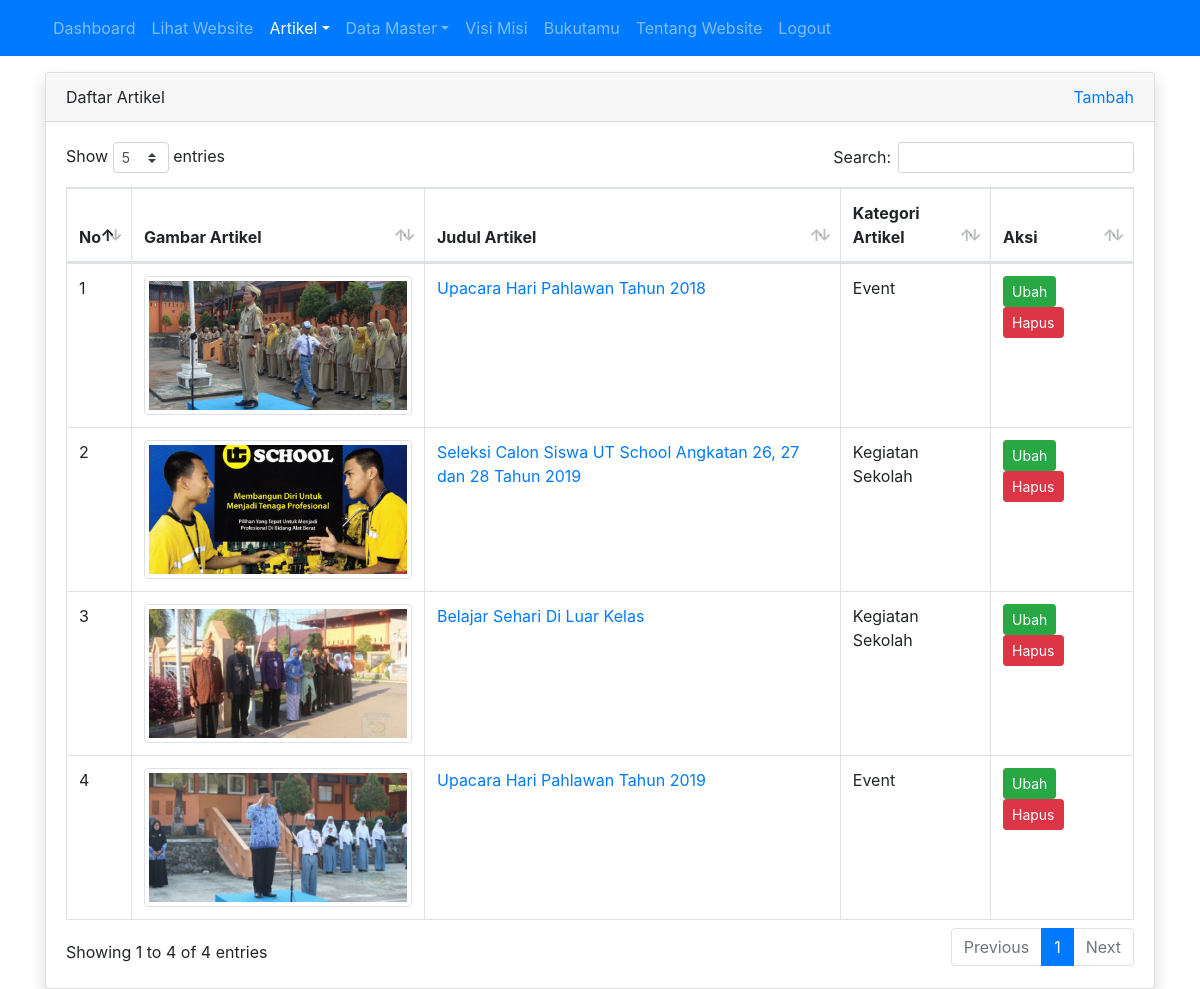
/admin/artikel/index.php (signed in), run on the app's committed database.
### tables this page shows
CREATE TABLE `tbl_artikel` (
  `id` int(11) NOT NULL,
  `judul` varchar(255) DEFAULT NULL,
  `isi` text DEFAULT NULL,
  `tanggal` date DEFAULT NULL,
  `foto` varchar(100) DEFAULT NULL,
  `id_kategori` int(11) DEFAULT NULL
);

CREATE TABLE `tbl_kategori_artikel` (
  `id` int(11) NOT NULL,
  `nama_kategori` varchar(30) DEFAULT NULL
);

### admin/artikel/index.php (the view, shortened to what this page needs)
<?php
require_once '../../koneksi.php';
$query = mysqli_query($koneksi, "SELECT tbl_artikel.*, tbl_kategori_artikel.nama_kategori FROM tbl_artikel LEFT JOIN tbl_kategori_artikel ON tbl_artikel.id_kategori = tbl_kategori_artikel.id");
$no = 1;
$active = 'artikel';
?>
<!DOCTYPE html>
<html>
<head>
	<link rel="stylesheet" href="../../resources/datatables/datatables.min.css">
	<link rel="stylesheet" href="../../resources/css/bootstrap.min.css">
</head>
<body>
	<?php require_once '../navbar.php'; ?>
	<div class="container mt-3">
		<div class="row">
			<div class="col">
				<div class="card shadow">
					<div class="card-header">
						<div class="clearfix">
							<div class="float-left">
								Daftar Artikel
							</div>
							<div class="float-right">
								<a href="tambah.php">Tambah</a>
							</div>
						</div>
					</div>
					<div class="card-body">
						<table id="table_id" class="dataTable table table-bordered">
						    <thead>
						        <tr>
						            <th>No</th>
						            <th width="250px">Gambar Artikel</th>
						            <th>Judul Artikel</th>
						            <th>Kategori Artikel</th>
						            <th width="100px">Aksi</th>
						        </tr>
						    </thead>
						    <tbody>
						        <?php while($row = mysqli_fetch_assoc($query)) : ?>
									<tr>
										<td><?= $no++ ?></td>
										<td><img src="../../images/artikel/<?= $row['foto'] ?>" alt="<?= $row['judul'] ?>" width="100%" class="img-thumbnail"></td>
										<td><a href="detail.php?id=<?= $row['id'] ?>"><?= $row['judul'] ?></a></td>
										<td><?= isset($row['nama_kategori']) ? $row['nama_kategori'] : '-' ?></td>
										<td>
											<a href="ubah.php?id=<?= $row['id'] ?>" class="btn btn-success btn-sm">Ubah</a>
											<a href="hapus.php?id=<?= $row['id'] ?>" class="btn btn-danger btn-sm" onclick="return confirm('apakah anda yakin?')">Hapus</a>
										</td>
									</tr>
								<?php endwhile; ?>
						    </tbody>
						</table>
					</div>
				</div>
			</div>
		</div>
	</div>
</body>
</html>

### admin/navbar.php (shortened to what this page needs)
<?php
$base_url = "http://localhost/web_sekolah/"
?>
<nav class="navbar navbar-expand-sm bg-primary navbar-dark">
	<div class="container">
		<ul class="navbar-nav">
			<li class="nav-item">
				<a class="nav-link <?= $active == 'dashboard' ? 'active' : '' ?>" href="<?= $base_url ?>admin">Dashboard</a>
			</li>
			<li class="nav-item">
				<a class="nav-link" href="<?= $base_url ?>" target="_blank">Lihat Website</a>
			</li>
			<li class="nav-item dropdown">
				<a class="nav-link <?= $active == 'artikel' ? 'active' : '' ?> dropdown-toggle" href="#" id="navbardrop" data-toggle="dropdown">Artikel</a>
			</li>
			<li class="nav-item dropdown">
				<a class="nav-link <?= $active == 'master' ? 'active' : '' ?> dropdown-toggle" href="#" id="navbardrop" data-toggle="dropdown">Data Master</a>
			</li>
			<li class="nav-item">
				<a class="nav-link <?= $active == 'visi_misi' ? 'active' : '' ?> " href="<?= $base_url ?>admin/visi_misi.php">Visi Misi</a>
			</li>
			<li class="nav-item">
				<a class="nav-link <?= $active == 'bukutamu' ? 'active' : '' ?> " href="<?= $base_url ?>admin/bukutamu.php">Bukutamu</a>
			</li>
			<li class="nav-item">
				<a class="nav-link <?= $active == 'tentang_website' ? 'active' : '' ?> " href="<?= $base_url ?>admin/tentang_website.php">Tentang Website</a>
			</li>
			<li class="nav-item">
				<a class="nav-link" href="<?= $base_url ?>admin/logout.php" onclick="return confirm('apakah anda yakin?')">Logout</a>
			</li>
		</ul>
	</div>
</nav>

### data on the page
tbl_artikel: foto (picture), judul "Upacara Hari Pahlawan Tahun 2018", id_kategori.nama_kategori "Event"
tbl_artikel: foto (picture), judul "Seleksi Calon Siswa UT School Angkatan 26, 27 dan 28 Tahun 2019", id_kategori.nama_kategori "Kegiatan Sekolah"
tbl_artikel: foto (picture), judul "Belajar Sehari Di Luar Kelas", id_kategori.nama_kategori "Kegiatan Sekolah"
tbl_artikel: foto (picture), judul "Upacara Hari Pahlawan Tahun 2019", id_kategori.nama_kategori "Event"
